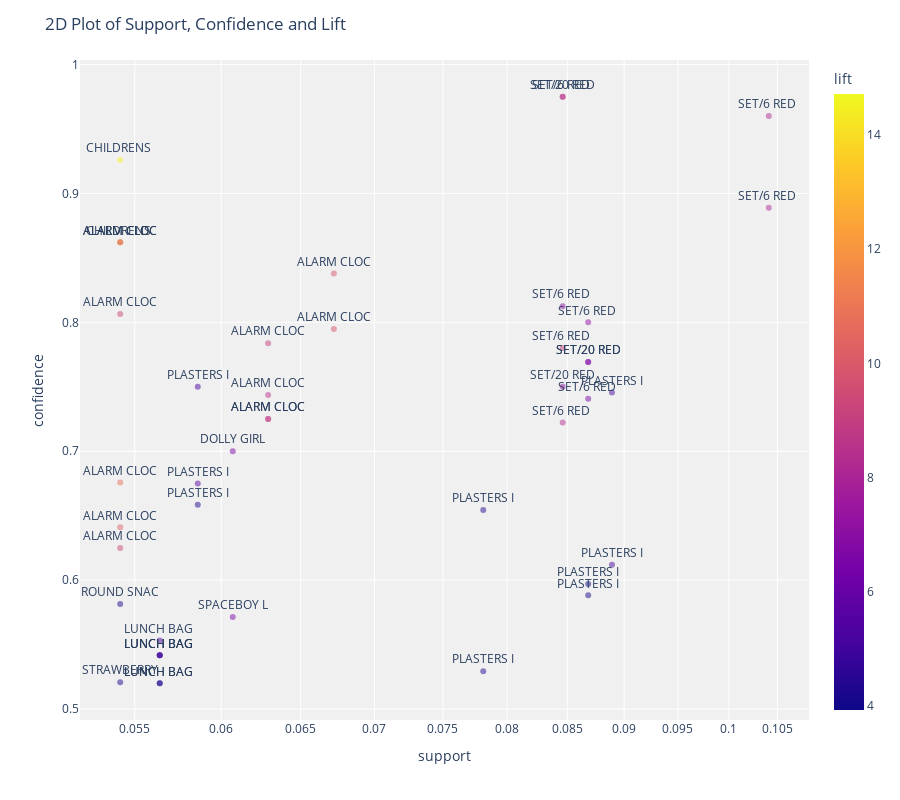

The code cell stored with this chart in its notebook:
### Markdown cell above
## Plot Model

### Code cell
plot_model(model2)

### Figure 1 — Plotly figure (JSON) as saved in the notebook; plotly's stock layout.template omitted (floating-point values rounded to 4 significant figures)
{"data": [{"customdata": [["SET/6 RED SPOTTY PAPER CUPS", "SET/6 RED SPOTTY PAPER PLATES"], ["SET/20 RED RETROSPOT PAPER NAPKINS ", "SET/6 RED SPOTTY PAPER CUPS"], ["SET/6 RED SPOTTY PAPER PLATES", "SET/6 RED SPOTTY PAPER CUPS"], ["CHILDRENS CUTLERY SPACEBOY ", "CHILDRENS CUTLERY DOLLY GIRL "], ["SET/6 RED SPOTTY PAPER CUPS", "SET/6 RED SPOTTY PAPER PLATES"], ["CHILDRENS CUTLERY DOLLY GIRL ", "CHILDRENS CUTLERY SPACEBOY "], ["ALARM CLOCK BAKELIKE RED ", "ALARM CLOCK BAKELIKE GREEN"], ["ALARM CLOCK BAKELIKE GREEN", "ALARM CLOCK BAKELIKE RED "], ["ALARM CLOCK BAKELIKE RED ", "ALARM CLOCK BAKELIKE GREEN"], ["SET/6 RED SPOTTY PAPER CUPS", "SET/20 RED RETROSPOT PAPER NAPKINS "], ["ALARM CLOCK BAKELIKE GREEN", "ALARM CLOCK BAKELIKE PINK"], ["SET/6 RED SPOTTY PAPER PLATES", "SET/20 RED RETROSPOT PAPER NAPKINS "], ["ALARM CLOCK BAKELIKE GREEN", "ALARM CLOCK BAKELIKE RED "], ["ALARM CLOCK BAKELIKE RED ", "ALARM CLOCK BAKELIKE PINK"], ["SET/6 RED SPOTTY PAPER PLATES", "SET/6 RED SPOTTY PAPER CUPS"], ["SET/20 RED RETROSPOT PAPER NAPKINS ", "SET/6 RED SPOTTY PAPER PLATES"], ["SET/20 RED RETROSPOT PAPER NAPKINS ", "SET/6 RED SPOTTY PAPER CUPS"], ["PLASTERS IN TIN CIRCUS PARADE ", "PLASTERS IN TIN WOODLAND ANIMALS"], ["SET/20 RED RETROSPOT PAPER NAPKINS ", "SET/6 RED SPOTTY PAPER CUPS"], ["PLASTERS IN TIN SPACEBOY", "PLASTERS IN TIN WOODLAND ANIMALS"], ["ALARM CLOCK BAKELIKE GREEN", "ALARM CLOCK BAKELIKE PINK"], ["SET/6 RED SPOTTY PAPER CUPS", "SET/20 RED RETROSPOT PAPER NAPKINS "], ["ALARM CLOCK BAKELIKE PINK", "ALARM CLOCK BAKELIKE GREEN"], ["ALARM CLOCK BAKELIKE PINK", "ALARM CLOCK BAKELIKE RED "], ["SET/6 RED SPOTTY PAPER CUPS", "SET/20 RED RETROSPOT PAPER NAPKINS "], ["DOLLY GIRL LUNCH BOX", "SPACEBOY LUNCH BOX "], ["ALARM CLOCK BAKELIKE RED ", "ALARM CLOCK BAKELIKE GREEN"], ["PLASTERS IN TIN CIRCUS PARADE ", "PLASTERS IN TIN SPACEBOY"], ["PLASTERS IN TIN SPACEBOY", "PLASTERS IN TIN CIRCUS PARADE "], ["PLASTERS IN TIN SPACEBOY", "PLASTERS IN TIN CIRCUS PARADE "], ["ALARM CLOCK BAKELIKE GREEN", "ALARM CLOCK BAKELIKE RED "], ["ALARM CLOCK BAKELIKE PINK", "ALARM CLOCK BAKELIKE GREEN"], ["PLASTERS IN TIN WOODLAND ANIMALS", "PLASTERS IN TIN SPACEBOY"], ["PLASTERS IN TIN WOODLAND ANIMALS", "PLASTERS IN TIN CIRCUS PARADE "], ["PLASTERS IN TIN CIRCUS PARADE ", "PLASTERS IN TIN WOODLAND ANIMALS"], ["ROUND SNACK BOXES SET OF 4 FRUITS ", "ROUND SNACK BOXES SET OF4 WOODLAND "], ["SPACEBOY LUNCH BOX ", "DOLLY GIRL LUNCH BOX"], ["LUNCH BAG WOODLAND", "LUNCH BAG SPACEBOY DESIGN "], ["LUNCH BAG SPACEBOY DESIGN ", "LUNCH BAG RED RETROSPOT"], ["LUNCH BAG SPACEBOY DESIGN ", "LUNCH BAG WOODLAND"], ["LUNCH BAG SPACEBOY DESIGN ", "LUNCH BAG APPLE DESIGN"], ["PLASTERS IN TIN CIRCUS PARADE ", "PLASTERS IN TIN SPACEBOY"], ["STRAWBERRY LUNCH BOX WITH CUTLERY", "LUNCH BOX WITH CUTLERY RETROSPOT "], ["LUNCH BAG APPLE DESIGN", "LUNCH BAG SPACEBOY DESIGN "], ["LUNCH BAG APPLE DESIGN", "LUNCH BAG RED RETROSPOT"]], "hovertemplate": "support=%{x}<br>confidence=%{y}<br>antecedents_short=%{text}<br>antecedents=%{customdata[0]}<br>consequents=%{customdata[1]}<br>lift=%{marker.color}<extra></extra>", "legendgroup": "", "marker": {"color": [8.989, 8.324, 8.196, 14.72, 8.196, 14.72, 10.19, 10.74, 9.904, 7.203, 9.294, 7.092, 9.904, 9.033, 8.989, 7.092, 6.567, 5.16, 7.203, 5.129, 8.57, 6.567, 8.57, 9.033, 8.324, 6.586, 10.74, 5.658, 4.465, 4.437, 10.19, 9.294, 5.129, 4.047, 4.047, 4.188, 6.586, 5.313, 4.094, 5.313, 4.994, 4.437, 4.212, 4.994, 3.93], "coloraxis": "coloraxis", "opacity": 0.5, "symbol": "circle"}, "mode": "markers+text", "name": "", "orientation": "v", "showlegend": false, "text": ["SET/6 RED ", "SET/20 RED", "SET/6 RED ", "CHILDRENS ", "SET/6 RED ", "CHILDRENS ", "ALARM CLOC", "ALARM CLOC", "ALARM CLOC", "SET/6 RED ", "ALARM CLOC", "SET/6 RED ", "ALARM CLOC", "ALARM CLOC", "SET/6 RED ", "SET/20 RED", "SET/20 RED", "PLASTERS I", "SET/20 RED", "PLASTERS I", "ALARM CLOC", "SET/6 RED ", "ALARM CLOC", "ALARM CLOC", "SET/6 RED ", "DOLLY GIRL", "ALARM CLOC", "PLASTERS I", "PLASTERS I", "PLASTERS I", "ALARM CLOC", "ALARM CLOC", "PLASTERS I", "PLASTERS I", "PLASTERS I", "ROUND SNAC", "SPACEBOY L", "LUNCH BAG ", "LUNCH BAG ", "LUNCH BAG ", "LUNCH BAG ", "PLASTERS I", "STRAWBERRY", "LUNCH BAG ", "LUNCH BAG "], "textposition": "top center", "type": "scatter", "x": [0.0846, 0.0846, 0.1041, 0.0542, 0.1041, 0.0542, 0.0542, 0.0542, 0.0672, 0.0846, 0.0542, 0.0868, 0.0672, 0.0629, 0.0846, 0.0868, 0.0868, 0.0586, 0.0846, 0.0889, 0.0629, 0.0868, 0.0629, 0.0629, 0.0846, 0.0607, 0.0542, 0.0586, 0.0586, 0.0781, 0.0542, 0.0542, 0.0889, 0.0868, 0.0868, 0.0542, 0.0607, 0.0564, 0.0564, 0.0564, 0.0564, 0.0781, 0.0542, 0.0564, 0.0564], "xaxis": "x", "y": [0.975, 0.975, 0.96, 0.9259, 0.8889, 0.8621, 0.8621, 0.8621, 0.8378, 0.8125, 0.8065, 0.8, 0.7949, 0.7838, 0.78, 0.7692, 0.7692, 0.75, 0.75, 0.7455, 0.7436, 0.7407, 0.725, 0.725, 0.7222, 0.7, 0.6757, 0.675, 0.6585, 0.6545, 0.641, 0.625, 0.6119, 0.597, 0.5882, 0.5814, 0.5714, 0.5532, 0.5417, 0.5417, 0.5417, 0.5294, 0.5208, 0.52, 0.52], "yaxis": "y"}], "layout": {"coloraxis": {"colorbar": {"title": {"text": "lift"}}, "colorscale": [[0, "#0d0887"], [0.1111, "#46039f"], [0.2222, "#7201a8"], [0.3333, "#9c179e"], [0.4444, "#bd3786"], [0.5556, "#d8576b"], [0.6667, "#ed7953"], [0.7778, "#fb9f3a"], [0.8889, "#fdca26"], [1, "#f0f921"]]}, "height": 800, "legend": {"tracegroupgap": 0}, "margin": {"t": 60}, "plot_bgcolor": "rgb(240,240,240)", "title": {"text": "2D Plot of Support, Confidence and Lift"}, "xaxis": {"anchor": "y", "domain": [0, 1], "title": {"text": "support"}, "type": "log"}, "yaxis": {"anchor": "x", "domain": [0, 1], "title": {"text": "confidence"}}}}
